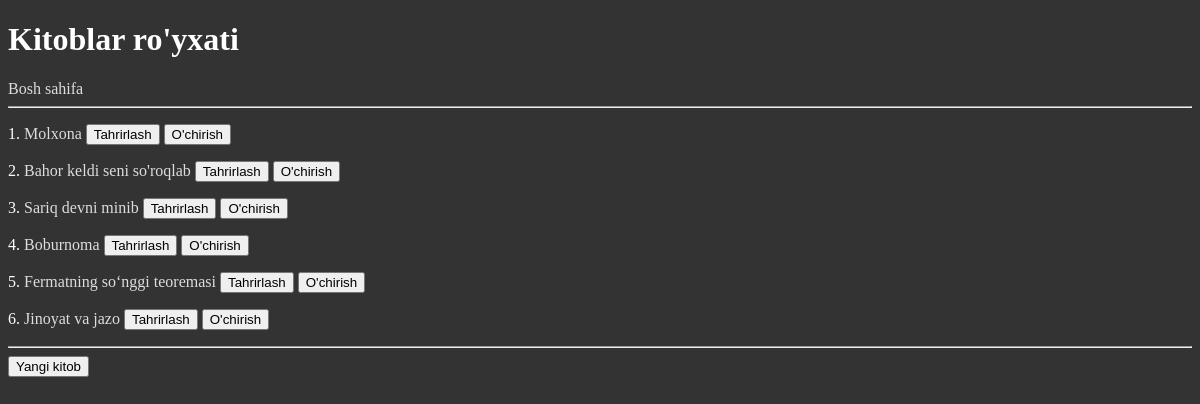
Page /kitoblar/ on the earlier database version.
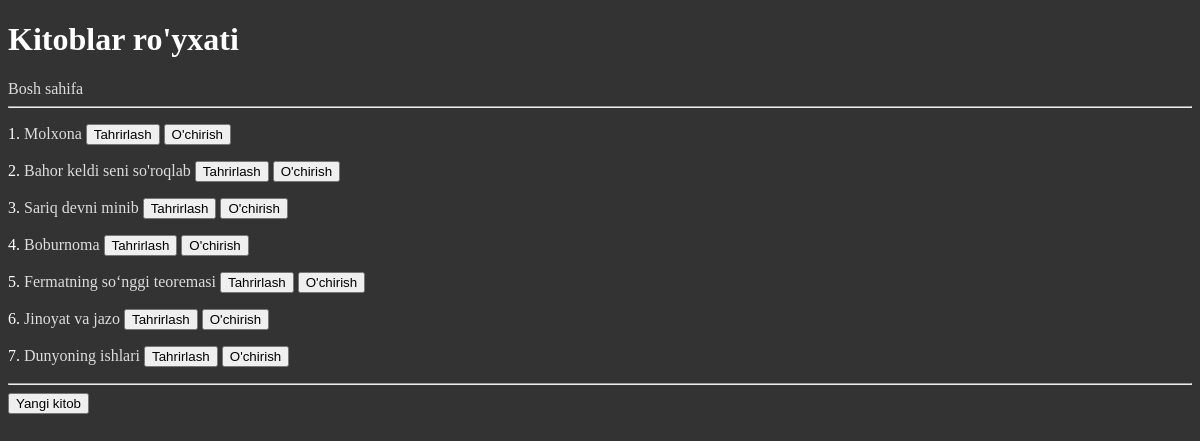
Same page on the later database version.
### mainApp/models.py (models this page shows, shortened)
class Kitob(models.Model):
    nom = models.CharField(max_length=255)
    annotatsiya = models.TextField(blank=True, null=True)
    janr = models.CharField(max_length=255)
    sahifa = models.PositiveIntegerField()
    muallif = models.ForeignKey(Muallif, on_delete=models.SET_NULL, null=True)
    class Meta:
        verbose_name_plural = 'Kitoblar'

### mainApp/views.py (the view)
# urls.py: path('kitoblar/', kitoblar_view, name='kitoblar'),
def kitoblar_view(request):
    kitoblar = Kitob.objects.all()
    context = {
        'kitoblar': kitoblar,
    }
    return render(request, 'kitoblar.html', context)

### templates/kitoblar.html (shortened to what this page needs)
<!DOCTYPE html>
<html lang="en">
<head>
</head>
<body>
<h1>Kitoblar ro'yxati</h1>
<a href="/">Bosh sahifa</a>
<hr>
{% for kitob in kitoblar %}
<p>{{ forloop.counter }}.
    <a href="/kitoblar/{{ kitoblar.id }}/">{{ kitob.nom }}</a>
    <a href="/kitoblar/{{ kitoblar.id }}/tahrirlash/">
        <button>Tahrirlash</button>
    </a>
    <a href="/kitoblar/{{ kitoblar.id }}/o'chirish/tasdiqlash/">
        <button>O'chirish</button>
    </a>
<p>
    {% endfor %}
<hr>
<a href="/kitob_qoshish/">
    <button>Yangi kitob</button>
</a>
</body>
</html>

Differences in the rows shown:
added Kitob: nom "Dunyoning ishlari"
